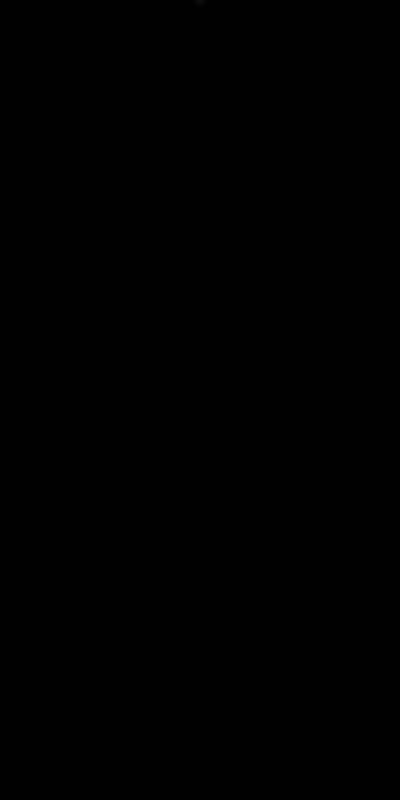
Frame 1 (no input)
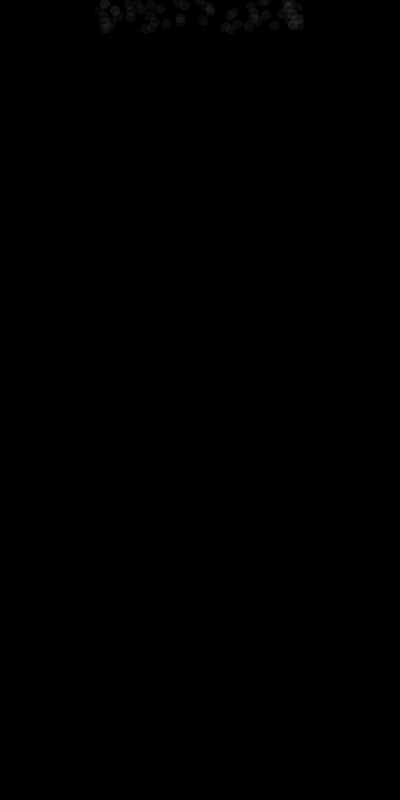
Frame 60 (the mouse pressed at the canvas centre just before this capture)
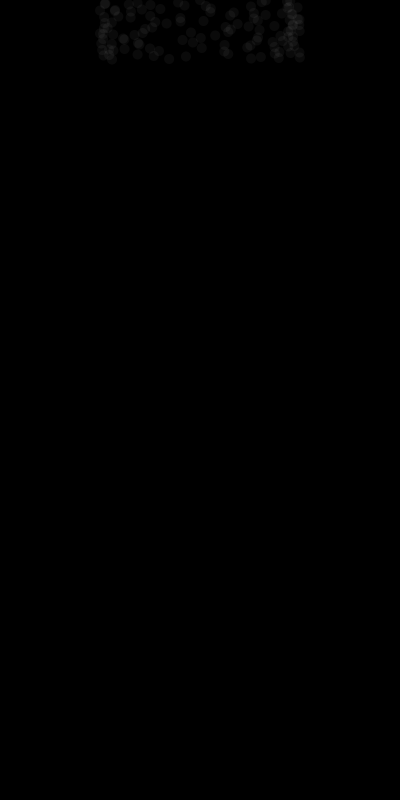
Frame 120 (the mouse held since frame 60 and released just before this capture)

The Processing sketch that drew these frames (run headless with seeded random() and noise(); from frame 60 on, the mouse is pressed at the canvas centre):

// Processing sketch: week05_hw_v03
// ── week05_hw_v03.pde
float x;
float y;
float t1=0;
float t2=0;
float r = 100;
boolean tf = false;

void setup() {
  frameRate(60);
  size(400, 800);
  background(0);
  noStroke();
  fill(255, 10);

}

void draw() {
  translate(width/2, 0);

  if (tf == false) {
    x = wave(2, 100);
    y = t2;
    strokeWeight(2);
  } 
  else {
    fill(244,100,0,10);
    x = wave(1, 50);
    y = t1;
    strokeWeight(0.3);
  }
  ellipse(x, y, 10, 10);
  t1+=random(0.1,0.5);
  t2+=0.5;
  if (y > height) {
    translate(width/2, height/2);
    tf = true;
    t1 = 0;
  }
  println(t1);
  println(tf);
}

float wave(float f, float a) {
  return sin(f*t1)*a;
}
